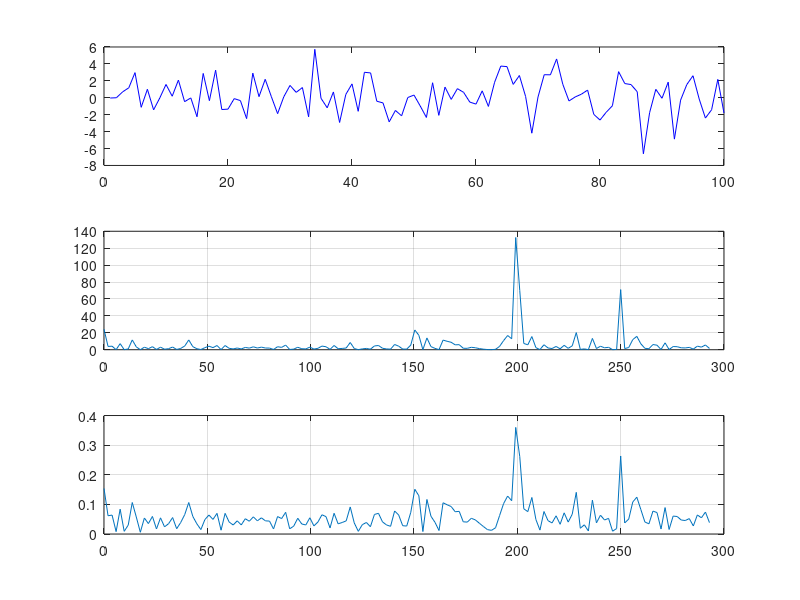

This chart was generated by the following MATLAB code:
t=0:0.0005:1;
x=sin(2*pi*200*t)+.4*sin(2*pi*150*t)+.4*sin(2*pi*250*t);
y=x+2*randn(size(t)); 
subplot(3,1,1);
plot(y(1:100),'b')

Y=fft(y,1024);
Pyy=Y.*conj(Y)/1024;
f=2000*(0:150)/1024; 
subplot(3,1,2);
plot(f,Pyy(1:151)),grid

Pyy1=abs(Y)/1024;
subplot(3,1,3);
plot(f,Pyy1(1:151)),grid
